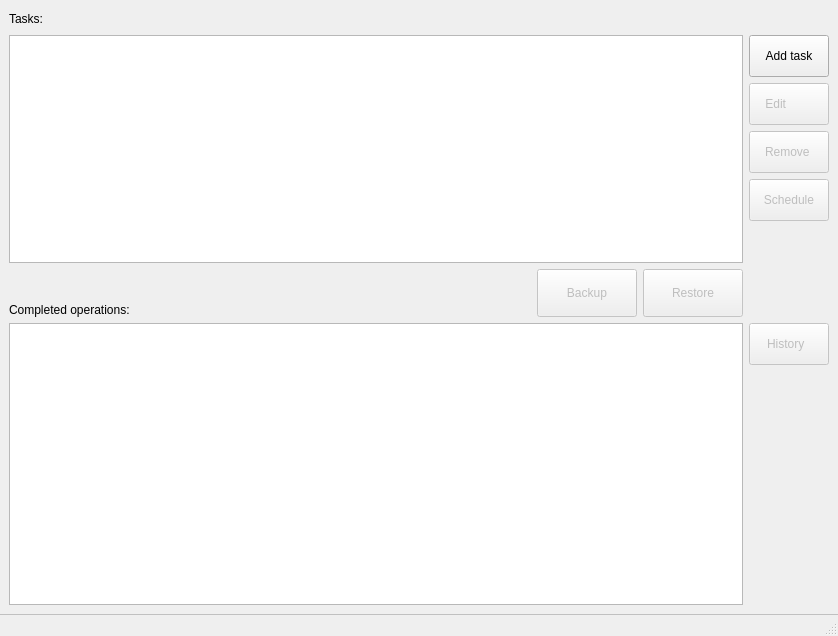
<?xml version="1.0" encoding="UTF-8"?>
<ui version="4.0">
 <class>MainWindow</class>
 <widget class="QMainWindow" name="MainWindow">
  <property name="geometry">
   <rect>
    <x>0</x>
    <y>0</y>
    <width>838</width>
    <height>636</height>
   </rect>
  </property>
  <property name="minimumSize">
   <size>
    <width>800</width>
    <height>500</height>
   </size>
  </property>
  <property name="windowTitle">
   <string>RocketCopy</string>
  </property>
  <property name="windowIcon">
   <iconset>
    <normalon>:/img/UI/rsc/1 (2).png</normalon>
   </iconset>
  </property>
  <property name="styleSheet">
   <string notr="true">font: 10pt &quot;Segoe UI Symbol&quot;;</string>
  </property>
  <widget class="QWidget" name="centralwidget">
   <layout class="QVBoxLayout" name="verticalLayout_4">
    <property name="leftMargin">
     <number>9</number>
    </property>
    <property name="topMargin">
     <number>9</number>
    </property>
    <property name="bottomMargin">
     <number>9</number>
    </property>
    <item>
     <layout class="QHBoxLayout" name="horizontalLayout_2">
      <item>
       <widget class="QLabel" name="label">
        <property name="sizePolicy">
         <sizepolicy hsizetype="Preferred" vsizetype="Preferred">
          <horstretch>0</horstretch>
          <verstretch>0</verstretch>
         </sizepolicy>
        </property>
        <property name="text">
         <string>Tasks:</string>
        </property>
       </widget>
      </item>
      <item>
       <spacer name="horizontalSpacer_2">
        <property name="orientation">
         <enum>Qt::Horizontal</enum>
        </property>
        <property name="sizeHint" stdset="0">
         <size>
          <width>40</width>
          <height>20</height>
         </size>
        </property>
       </spacer>
      </item>
     </layout>
    </item>
    <item>
     <layout class="QHBoxLayout" name="horizontalLayout_3">
      <item>
       <layout class="QVBoxLayout" name="verticalLayout_2">
        <item>
         <widget class="QTableView" name="tableView">
          <property name="editTriggers">
           <set>QAbstractItemView::NoEditTriggers</set>
          </property>
          <property name="selectionMode">
           <enum>QAbstractItemView::SingleSelection</enum>
          </property>
          <property name="selectionBehavior">
           <enum>QAbstractItemView::SelectRows</enum>
          </property>
         </widget>
        </item>
        <item>
         <layout class="QHBoxLayout" name="horizontalLayout">
          <item>
           <widget class="QLabel" name="label_2">
            <property name="text">
             <string>Completed operations:</string>
            </property>
            <property name="alignment">
             <set>Qt::AlignBottom|Qt::AlignLeading|Qt::AlignLeft</set>
            </property>
           </widget>
          </item>
          <item>
           <spacer name="horizontalSpacer">
            <property name="orientation">
             <enum>Qt::Horizontal</enum>
            </property>
            <property name="sizeHint" stdset="0">
             <size>
              <width>40</width>
              <height>20</height>
             </size>
            </property>
           </spacer>
          </item>
          <item>
           <widget class="QPushButton" name="btnBackup">
            <property name="enabled">
             <bool>false</bool>
            </property>
            <property name="minimumSize">
             <size>
              <width>100</width>
              <height>48</height>
             </size>
            </property>
            <property name="text">
             <string>Backup</string>
            </property>
            <property name="icon">
             <iconset>
              <normalon>:/img/UI/rsc/backup.png</normalon>
             </iconset>
            </property>
            <property name="iconSize">
             <size>
              <width>24</width>
              <height>24</height>
             </size>
            </property>
           </widget>
          </item>
          <item>
           <widget class="QPushButton" name="btnRestore">
            <property name="enabled">
             <bool>false</bool>
            </property>
            <property name="minimumSize">
             <size>
              <width>100</width>
              <height>48</height>
             </size>
            </property>
            <property name="text">
             <string>Restore</string>
            </property>
            <property name="icon">
             <iconset>
              <normalon>:/img/UI/rsc/restore.png</normalon>
             </iconset>
            </property>
            <property name="iconSize">
             <size>
              <width>24</width>
              <height>24</height>
             </size>
            </property>
           </widget>
          </item>
         </layout>
        </item>
       </layout>
      </item>
      <item>
       <layout class="QVBoxLayout" name="verticalLayout">
        <item>
         <widget class="QPushButton" name="btnNew">
          <property name="enabled">
           <bool>true</bool>
          </property>
          <property name="minimumSize">
           <size>
            <width>0</width>
            <height>42</height>
           </size>
          </property>
          <property name="text">
           <string>Add task</string>
          </property>
          <property name="icon">
           <iconset>
            <normalon>:/img/UI/rsc/task_add.png</normalon>
           </iconset>
          </property>
         </widget>
        </item>
        <item>
         <widget class="QPushButton" name="btnEdit">
          <property name="enabled">
           <bool>false</bool>
          </property>
          <property name="minimumSize">
           <size>
            <width>0</width>
            <height>42</height>
           </size>
          </property>
          <property name="text">
           <string>Edit        </string>
          </property>
          <property name="icon">
           <iconset>
            <normalon>:/img/UI/rsc/task.png</normalon>
           </iconset>
          </property>
         </widget>
        </item>
        <item>
         <widget class="QPushButton" name="btnRemove">
          <property name="enabled">
           <bool>false</bool>
          </property>
          <property name="minimumSize">
           <size>
            <width>0</width>
            <height>42</height>
           </size>
          </property>
          <property name="text">
           <string>Remove </string>
          </property>
          <property name="icon">
           <iconset>
            <normalon>:/img/UI/rsc/task_remove.png</normalon>
           </iconset>
          </property>
         </widget>
        </item>
        <item>
         <widget class="QPushButton" name="btnSchedule">
          <property name="enabled">
           <bool>false</bool>
          </property>
          <property name="minimumSize">
           <size>
            <width>0</width>
            <height>42</height>
           </size>
          </property>
          <property name="text">
           <string>Schedule</string>
          </property>
          <property name="icon">
           <iconset>
            <normalon>:/img/UI/rsc/gnome-schedule-icon.png</normalon>
           </iconset>
          </property>
         </widget>
        </item>
        <item>
         <spacer name="verticalSpacer">
          <property name="orientation">
           <enum>Qt::Vertical</enum>
          </property>
          <property name="sizeHint" stdset="0">
           <size>
            <width>20</width>
            <height>40</height>
           </size>
          </property>
         </spacer>
        </item>
       </layout>
      </item>
     </layout>
    </item>
    <item>
     <layout class="QHBoxLayout" name="horizontalLayout_4">
      <item>
       <widget class="QTextEdit" name="txtLog"/>
      </item>
      <item>
       <layout class="QVBoxLayout" name="verticalLayout_3">
        <item>
         <widget class="QPushButton" name="btnHistory">
          <property name="enabled">
           <bool>false</bool>
          </property>
          <property name="minimumSize">
           <size>
            <width>0</width>
            <height>42</height>
           </size>
          </property>
          <property name="text">
           <string>History  </string>
          </property>
          <property name="icon">
           <iconset>
            <normalon>:/img/UI/rsc/history-icon-png-4683.png</normalon>
           </iconset>
          </property>
         </widget>
        </item>
        <item>
         <spacer name="verticalSpacer_2">
          <property name="orientation">
           <enum>Qt::Vertical</enum>
          </property>
          <property name="sizeHint" stdset="0">
           <size>
            <width>20</width>
            <height>40</height>
           </size>
          </property>
         </spacer>
        </item>
       </layout>
      </item>
     </layout>
    </item>
   </layout>
  </widget>
  <widget class="QStatusBar" name="statusBar">
   <property name="contextMenuPolicy">
    <enum>Qt::NoContextMenu</enum>
   </property>
   <property name="autoFillBackground">
    <bool>false</bool>
   </property>
   <property name="styleSheet">
    <string notr="true">QStatusBar{border-top: 1px outset grey;}</string>
   </property>
   <property name="sizeGripEnabled">
    <bool>true</bool>
   </property>
  </widget>
 </widget>
 <resources>
  <include location="../rsc.qrc"/>
 </resources>
 <connections/>
</ui>
